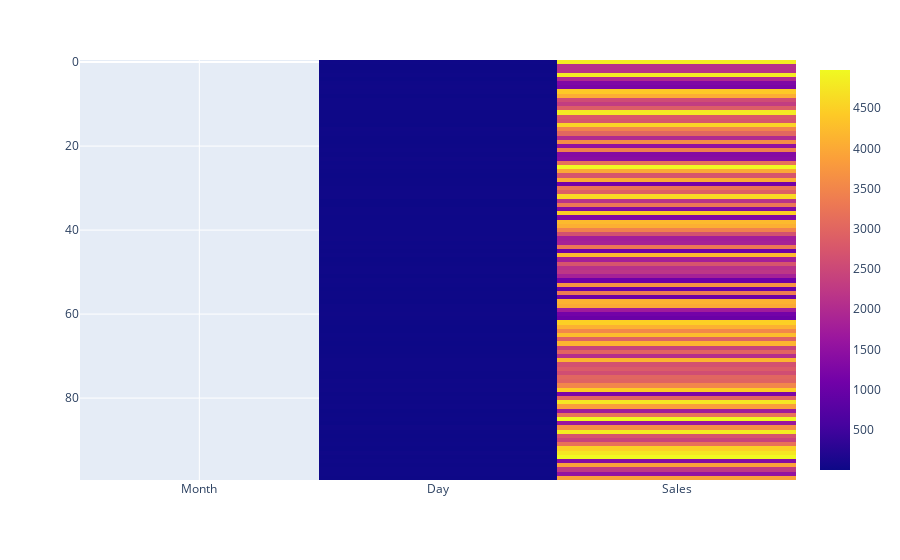

Here is the notebook cell this chart was saved with:
### Code cell
# 3. Using the sales data, generate a heatmap to visualize the variation in sales across different months and days.
np.random.seed(20)
data = {
    'Month': np.random.choice(['Jan', 'Feb', 'Mar', 'Apr', 'May'], 100),
    'Day': np.random.choice(range(1, 31), 100),
    'Sales': np.random.randint(1000, 5000, 100)
}
df = pd.DataFrame(data)
fig = px.imshow(df)
fig.show()

### Figure 1 — Plotly figure (JSON) as saved in the notebook; plotly's stock layout.template omitted (floating-point values rounded to 4 significant figures; data arrays with more than 128 entries replaced by an {"elided": "..."} marker saying what was removed)
{"data": [{"coloraxis": "coloraxis", "hovertemplate": "x: %{x}<br>y: %{y}<br>color: %{z}<extra></extra>", "name": "0", "type": "heatmap", "x": ["Month", "Day", "Sales"], "xaxis": "x", "y": [0, 1, 2, 3, 4, 5, 6, 7, 8, 9, 10, 11, 12, 13, 14, 15, 16, 17, 18, 19, 20, 21, 22, 23, 24, 25, 26, 27, 28, 29, 30, 31, 32, 33, 34, 35, 36, 37, 38, 39, 40, 41, 42, 43, 44, 45, 46, 47, 48, 49, 50, 51, 52, 53, 54, 55, 56, 57, 58, 59, 60, 61, 62, 63, 64, 65, 66, 67, 68, 69, 70, 71, 72, 73, 74, 75, 76, 77, 78, 79, 80, 81, 82, 83, 84, 85, 86, 87, 88, 89, 90, 91, 92, 93, 94, 95, 96, 97, 98, 99], "yaxis": "y", "z": {"elided": "100x3 mixed values"}}], "layout": {"coloraxis": {"colorscale": [[0, "#0d0887"], [0.1111, "#46039f"], [0.2222, "#7201a8"], [0.3333, "#9c179e"], [0.4444, "#bd3786"], [0.5556, "#d8576b"], [0.6667, "#ed7953"], [0.7778, "#fb9f3a"], [0.8889, "#fdca26"], [1, "#f0f921"]]}, "margin": {"t": 60}, "xaxis": {"anchor": "y", "constrain": "domain", "domain": [0, 1], "scaleanchor": "y"}, "yaxis": {"anchor": "x", "autorange": "reversed", "constrain": "domain", "domain": [0, 1]}}}
